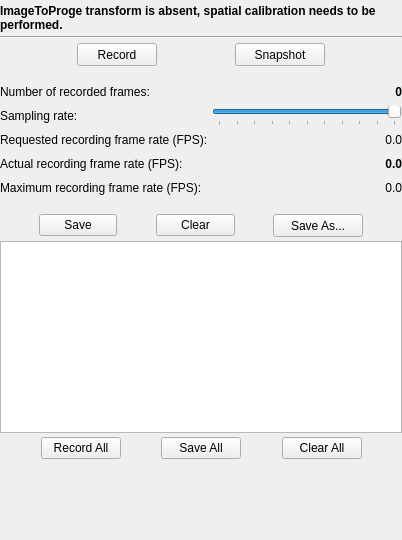
<?xml version="1.0" encoding="UTF-8"?>
<ui version="4.0">
 <class>CapturingToolbox</class>
 <widget class="QWidget" name="CapturingToolbox">
  <property name="geometry">
   <rect>
    <x>0</x>
    <y>0</y>
    <width>402</width>
    <height>540</height>
   </rect>
  </property>
  <property name="windowTitle">
   <string>Capturing</string>
  </property>
  <property name="layoutDirection">
   <enum>Qt::LeftToRight</enum>
  </property>
  <layout class="QVBoxLayout" name="verticalLayout">
   <property name="spacing">
    <number>4</number>
   </property>
   <property name="leftMargin">
    <number>0</number>
   </property>
   <property name="topMargin">
    <number>4</number>
   </property>
   <property name="rightMargin">
    <number>0</number>
   </property>
   <property name="bottomMargin">
    <number>4</number>
   </property>
   <item>
    <widget class="QLabel" name="label_State">
     <property name="font">
      <font>
       <weight>75</weight>
       <bold>true</bold>
      </font>
     </property>
     <property name="text">
      <string>ImageToProge transform is absent, spatial calibration needs to be performed.</string>
     </property>
     <property name="wordWrap">
      <bool>true</bool>
     </property>
    </widget>
   </item>
   <item>
    <widget class="Line" name="line">
     <property name="orientation">
      <enum>Qt::Horizontal</enum>
     </property>
    </widget>
   </item>
   <item>
    <layout class="QHBoxLayout" name="horizontalLayout_fCalCapture">
     <property name="spacing">
      <number>0</number>
     </property>
     <item>
      <spacer name="horizontalSpacer_2">
       <property name="orientation">
        <enum>Qt::Horizontal</enum>
       </property>
       <property name="sizeHint" stdset="0">
        <size>
         <width>40</width>
         <height>20</height>
        </size>
       </property>
      </spacer>
     </item>
     <item>
      <widget class="QPushButton" name="pushButton_Record">
       <property name="sizePolicy">
        <sizepolicy hsizetype="Minimum" vsizetype="Fixed">
         <horstretch>0</horstretch>
         <verstretch>0</verstretch>
        </sizepolicy>
       </property>
       <property name="minimumSize">
        <size>
         <width>80</width>
         <height>23</height>
        </size>
       </property>
       <property name="text">
        <string>Record</string>
       </property>
       <property name="icon">
        <iconset resource="../fCal.qrc">
         <normaloff>:/icons/Resources/icon_Record.png</normaloff>:/icons/Resources/icon_Record.png</iconset>
       </property>
      </widget>
     </item>
     <item>
      <spacer name="horizontalSpacer">
       <property name="orientation">
        <enum>Qt::Horizontal</enum>
       </property>
       <property name="sizeHint" stdset="0">
        <size>
         <width>40</width>
         <height>20</height>
        </size>
       </property>
      </spacer>
     </item>
     <item>
      <widget class="QPushButton" name="pushButton_Snapshot">
       <property name="sizePolicy">
        <sizepolicy hsizetype="Minimum" vsizetype="Fixed">
         <horstretch>0</horstretch>
         <verstretch>0</verstretch>
        </sizepolicy>
       </property>
       <property name="minimumSize">
        <size>
         <width>90</width>
         <height>23</height>
        </size>
       </property>
       <property name="text">
        <string>Snapshot</string>
       </property>
       <property name="icon">
        <iconset resource="../fCal.qrc">
         <normaloff>:/icons/Resources/icon_Snapshot.png</normaloff>:/icons/Resources/icon_Snapshot.png</iconset>
       </property>
      </widget>
     </item>
     <item>
      <spacer name="horizontalSpacer_3">
       <property name="orientation">
        <enum>Qt::Horizontal</enum>
       </property>
       <property name="sizeHint" stdset="0">
        <size>
         <width>40</width>
         <height>20</height>
        </size>
       </property>
      </spacer>
     </item>
    </layout>
   </item>
   <item>
    <spacer name="verticalSpacer">
     <property name="orientation">
      <enum>Qt::Vertical</enum>
     </property>
     <property name="sizeType">
      <enum>QSizePolicy::Fixed</enum>
     </property>
     <property name="sizeHint" stdset="0">
      <size>
       <width>20</width>
       <height>12</height>
      </size>
     </property>
    </spacer>
   </item>
   <item>
    <layout class="QGridLayout" name="gridLayout">
     <item row="0" column="0">
      <widget class="QLabel" name="label_NumberOfRecordedFramesText">
       <property name="minimumSize">
        <size>
         <width>0</width>
         <height>20</height>
        </size>
       </property>
       <property name="text">
        <string>Number of recorded frames:</string>
       </property>
      </widget>
     </item>
     <item row="0" column="1">
      <widget class="QLabel" name="label_NumberOfRecordedFrames">
       <property name="font">
        <font>
         <weight>75</weight>
         <bold>true</bold>
        </font>
       </property>
       <property name="text">
        <string>0</string>
       </property>
       <property name="alignment">
        <set>Qt::AlignRight|Qt::AlignTrailing|Qt::AlignVCenter</set>
       </property>
      </widget>
     </item>
     <item row="1" column="0">
      <widget class="QLabel" name="label">
       <property name="text">
        <string>Sampling rate:</string>
       </property>
      </widget>
     </item>
     <item row="3" column="0">
      <widget class="QLabel" name="label_ActualRecordingFrameRateText">
       <property name="minimumSize">
        <size>
         <width>0</width>
         <height>20</height>
        </size>
       </property>
       <property name="text">
        <string>Actual recording frame rate (FPS): </string>
       </property>
      </widget>
     </item>
     <item row="3" column="1">
      <widget class="QLabel" name="label_ActualRecordingFrameRate">
       <property name="font">
        <font>
         <weight>75</weight>
         <bold>true</bold>
        </font>
       </property>
       <property name="text">
        <string>0.0</string>
       </property>
       <property name="alignment">
        <set>Qt::AlignRight|Qt::AlignTrailing|Qt::AlignVCenter</set>
       </property>
      </widget>
     </item>
     <item row="2" column="1">
      <widget class="QLabel" name="label_RequestedRecordingFrameRate">
       <property name="text">
        <string>0.0</string>
       </property>
       <property name="alignment">
        <set>Qt::AlignRight|Qt::AlignTrailing|Qt::AlignVCenter</set>
       </property>
      </widget>
     </item>
     <item row="1" column="1">
      <widget class="QSlider" name="horizontalSlider_SamplingRate">
       <property name="maximum">
        <number>10</number>
       </property>
       <property name="singleStep">
        <number>1</number>
       </property>
       <property name="value">
        <number>10</number>
       </property>
       <property name="sliderPosition">
        <number>10</number>
       </property>
       <property name="orientation">
        <enum>Qt::Horizontal</enum>
       </property>
       <property name="invertedAppearance">
        <bool>false</bool>
       </property>
       <property name="invertedControls">
        <bool>false</bool>
       </property>
       <property name="tickPosition">
        <enum>QSlider::TicksBelow</enum>
       </property>
       <property name="tickInterval">
        <number>1</number>
       </property>
      </widget>
     </item>
     <item row="2" column="0">
      <widget class="QLabel" name="label_RequestedRecordingFrameRateText">
       <property name="minimumSize">
        <size>
         <width>0</width>
         <height>20</height>
        </size>
       </property>
       <property name="text">
        <string>Requested recording frame rate (FPS):</string>
       </property>
      </widget>
     </item>
     <item row="4" column="0">
      <widget class="QLabel" name="label_MaximumRecordingFrameRateText">
       <property name="minimumSize">
        <size>
         <width>0</width>
         <height>20</height>
        </size>
       </property>
       <property name="text">
        <string>Maximum recording frame rate (FPS):</string>
       </property>
      </widget>
     </item>
     <item row="4" column="1">
      <widget class="QLabel" name="label_MaximumRecordingFrameRate">
       <property name="text">
        <string>0.0</string>
       </property>
       <property name="alignment">
        <set>Qt::AlignRight|Qt::AlignTrailing|Qt::AlignVCenter</set>
       </property>
      </widget>
     </item>
    </layout>
   </item>
   <item>
    <spacer name="verticalSpacer_4">
     <property name="orientation">
      <enum>Qt::Vertical</enum>
     </property>
     <property name="sizeType">
      <enum>QSizePolicy::Fixed</enum>
     </property>
     <property name="sizeHint" stdset="0">
      <size>
       <width>20</width>
       <height>12</height>
      </size>
     </property>
    </spacer>
   </item>
   <item>
    <layout class="QHBoxLayout" name="horizontalLayout_Actions">
     <property name="spacing">
      <number>0</number>
     </property>
     <item>
      <spacer name="horizontalSpacer_6">
       <property name="orientation">
        <enum>Qt::Horizontal</enum>
       </property>
       <property name="sizeHint" stdset="0">
        <size>
         <width>40</width>
         <height>20</height>
        </size>
       </property>
      </spacer>
     </item>
     <item>
      <widget class="QPushButton" name="pushButton_Save">
       <property name="minimumSize">
        <size>
         <width>60</width>
         <height>0</height>
        </size>
       </property>
       <property name="text">
        <string>Save</string>
       </property>
       <property name="icon">
        <iconset resource="../fCal.qrc">
         <normaloff>:/icons/Resources/icon_Save.png</normaloff>:/icons/Resources/icon_Save.png</iconset>
       </property>
      </widget>
     </item>
     <item>
      <spacer name="horizontalSpacer_4">
       <property name="orientation">
        <enum>Qt::Horizontal</enum>
       </property>
       <property name="sizeHint" stdset="0">
        <size>
         <width>40</width>
         <height>20</height>
        </size>
       </property>
      </spacer>
     </item>
     <item>
      <widget class="QPushButton" name="pushButton_ClearRecordedFrames">
       <property name="minimumSize">
        <size>
         <width>55</width>
         <height>0</height>
        </size>
       </property>
       <property name="text">
        <string>Clear</string>
       </property>
      </widget>
     </item>
     <item>
      <spacer name="horizontalSpacer_5">
       <property name="orientation">
        <enum>Qt::Horizontal</enum>
       </property>
       <property name="sizeHint" stdset="0">
        <size>
         <width>40</width>
         <height>20</height>
        </size>
       </property>
      </spacer>
     </item>
     <item>
      <widget class="QPushButton" name="pushButton_SaveAs">
       <property name="minimumSize">
        <size>
         <width>90</width>
         <height>23</height>
        </size>
       </property>
       <property name="text">
        <string>Save As...</string>
       </property>
       <property name="icon">
        <iconset resource="../fCal.qrc">
         <normaloff>:/icons/Resources/icon_Save.png</normaloff>:/icons/Resources/icon_Save.png</iconset>
       </property>
      </widget>
     </item>
     <item>
      <spacer name="horizontalSpacer_7">
       <property name="orientation">
        <enum>Qt::Horizontal</enum>
       </property>
       <property name="sizeHint" stdset="0">
        <size>
         <width>40</width>
         <height>20</height>
        </size>
       </property>
      </spacer>
     </item>
    </layout>
   </item>
   <item>
    <widget class="QPlainTextEdit" name="plainTextEdit_saveResult">
     <property name="readOnly">
      <bool>true</bool>
     </property>
    </widget>
   </item>
   <item>
    <layout class="QHBoxLayout" name="horizontalLayout_CaptureDeviceGlobalActions">
     <property name="spacing">
      <number>0</number>
     </property>
     <item>
      <spacer name="horizontalSpacer_8">
       <property name="orientation">
        <enum>Qt::Horizontal</enum>
       </property>
       <property name="sizeHint" stdset="0">
        <size>
         <width>40</width>
         <height>20</height>
        </size>
       </property>
      </spacer>
     </item>
     <item>
      <widget class="QPushButton" name="pushButton_StartStopAll">
       <property name="minimumSize">
        <size>
         <width>80</width>
         <height>0</height>
        </size>
       </property>
       <property name="text">
        <string>Record All</string>
       </property>
       <property name="icon">
        <iconset resource="../fCal.qrc">
         <normaloff>:/icons/Resources/icon_Record.png</normaloff>:/icons/Resources/icon_Record.png</iconset>
       </property>
      </widget>
     </item>
     <item>
      <spacer name="horizontalSpacer_9">
       <property name="orientation">
        <enum>Qt::Horizontal</enum>
       </property>
       <property name="sizeHint" stdset="0">
        <size>
         <width>40</width>
         <height>20</height>
        </size>
       </property>
      </spacer>
     </item>
     <item>
      <widget class="QPushButton" name="pushButton_SaveAll">
       <property name="minimumSize">
        <size>
         <width>75</width>
         <height>0</height>
        </size>
       </property>
       <property name="text">
        <string>Save All</string>
       </property>
       <property name="icon">
        <iconset resource="../fCal.qrc">
         <normaloff>:/icons/Resources/icon_SaveAll.png</normaloff>:/icons/Resources/icon_SaveAll.png</iconset>
       </property>
      </widget>
     </item>
     <item>
      <spacer name="horizontalSpacer_10">
       <property name="orientation">
        <enum>Qt::Horizontal</enum>
       </property>
       <property name="sizeHint" stdset="0">
        <size>
         <width>40</width>
         <height>20</height>
        </size>
       </property>
      </spacer>
     </item>
     <item>
      <widget class="QPushButton" name="pushButton_ClearAll">
       <property name="text">
        <string>Clear All</string>
       </property>
      </widget>
     </item>
     <item>
      <spacer name="horizontalSpacer_11">
       <property name="orientation">
        <enum>Qt::Horizontal</enum>
       </property>
       <property name="sizeHint" stdset="0">
        <size>
         <width>40</width>
         <height>20</height>
        </size>
       </property>
      </spacer>
     </item>
    </layout>
   </item>
   <item>
    <spacer name="collapsingVerticalSpacer">
     <property name="orientation">
      <enum>Qt::Vertical</enum>
     </property>
     <property name="sizeHint" stdset="0">
      <size>
       <width>20</width>
       <height>40</height>
      </size>
     </property>
    </spacer>
   </item>
  </layout>
 </widget>
 <resources>
  <include location="../fCal.qrc"/>
 </resources>
 <connections/>
</ui>
